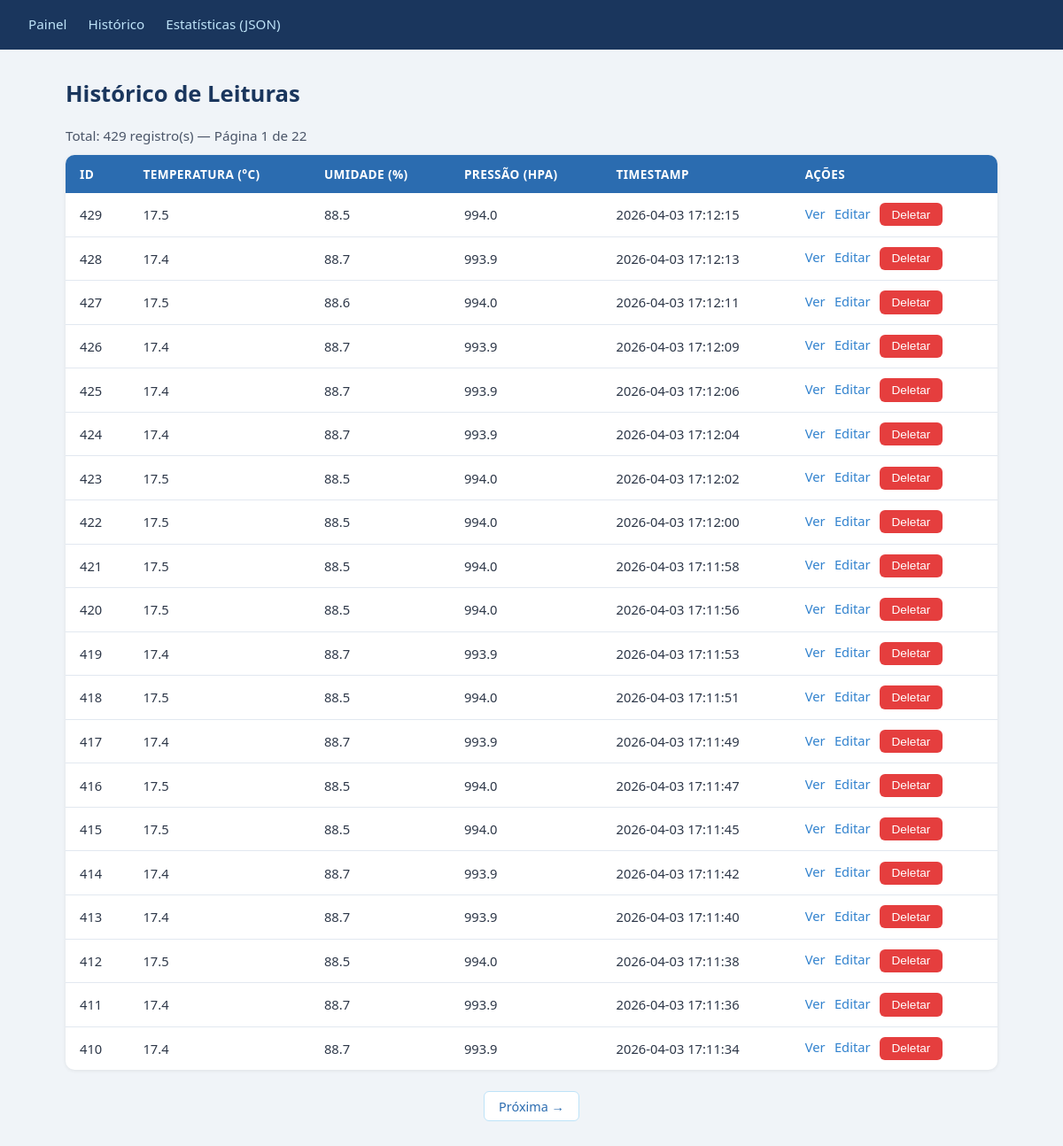
/leituras, run on the app's committed database.
### tables this page shows
CREATE TABLE leituras (
    id INTEGER PRIMARY KEY AUTOINCREMENT,
    temperatura REAL NOT NULL,
    umidade REAL NOT NULL,
    pressao REAL,
    timestamp DATETIME DEFAULT (datetime('now','localtime'))
, distancia REAL);

### app.py (the view, shortened to what this page needs)
@app.route("/leituras", methods=["GET"])
def listar():
    try:
        limite = int(request.args.get("limite", 20))
        pagina = int(request.args.get("pagina", 1))
    except ValueError:
        abort(400, "Parâmetros de paginação inválidos.")
    limite = max(1, min(limite, 100))
    pagina = max(1, pagina)
    offset = (pagina - 1) * limite
    conn = get_db_connection()
    try:
        total = conn.execute("SELECT COUNT(*) FROM leituras").fetchone()[0]
        rows = conn.execute(
            "SELECT * FROM leituras ORDER BY timestamp DESC LIMIT ? OFFSET ?",
            (limite, offset),
        ).fetchall()
    finally:
        conn.close()
    leituras = [dict(r) for r in rows]
    paginas = (total + limite - 1) // limite
    return render_template(
        "historico.html",
        leituras=leituras,
        pagina=pagina,
        paginas=paginas,
        limite=limite,
        total=total,
    )

### app.py (called while the page is built)
def _quer_json():
    return (
        request.args.get("formato") == "json"
        or request.accept_mimetypes.best == "application/json"
    )

### database.py (called while the page is built)
def get_db_connection():
    conn = sqlite3.connect(DB_PATH, timeout=10)
    conn.execute("PRAGMA journal_mode=WAL")
    conn.execute("PRAGMA busy_timeout=5000")  # espera até 5s antes de lançar OperationalError
    conn.row_factory = sqlite3.Row
    return conn

### templates/historico.html (shortened to what this page needs)
{% extends "base.html" %}
{% block content %}
<h1>Histórico de Leituras</h1>
<p>Total: {{ total }} registro(s) &mdash; Página {{ pagina }} de {{ paginas }}</p>
{% if leituras %}
<table>
  <thead>
    <tr>
      <th>ID</th>
      <th>Temperatura (°C)</th>
      <th>Umidade (%)</th>
      <th>Pressão (hPa)</th>
      <th>Timestamp</th>
      <th>Ações</th>
    </tr>
  </thead>
  <tbody>
    {% for l in leituras %}
    <tr>
      <td>{{ l.id }}</td>
      <td>{{ l.temperatura }}</td>
      <td>{{ l.umidade }}</td>
      <td>{{ l.pressao if l.pressao is not none else '—' }}</td>
      <td>{{ l.timestamp }}</td>
      <td>
        <a href="/leituras/{{ l.id }}">Ver</a>
        <a href="/leituras/{{ l.id }}/editar">Editar</a>
        <button data-id="{{ l.id }}" onclick="deletar(this.dataset.id)">Deletar</button>
      </td>
    </tr>
    {% endfor %}
  </tbody>
</table>
<div class="paginacao">
  {% if pagina < paginas %}
    <a href="/leituras?pagina={{ pagina + 1 }}&limite={{ limite }}">Próxima &#8594;</a>
  {% endif %}
</div>
{% else %}
  <p>Nenhuma leitura registrada ainda.</p>
{% endif %}
{% endblock %}

### static/css/style.css (style rules this page uses)
*, *::before, *::after { box-sizing: border-box; margin: 0; padding: 0; }
body { font-family: 'Segoe UI', system-ui, sans-serif; background: #f0f4f8; color: #2d3748; min-height: 100vh; }
h1 { font-size: 1.6rem; font-weight: 700; color: #1a365d; margin-bottom: 1.25rem; }
button { background: #3182ce; color: #fff; border: none; border-radius: 6px; padding: 0.35rem 0.85rem; font-size: 0.85rem; cursor: pointer; transition: background 0.2s; }
button[onclick*="deletar"] { background: #e53e3e; }
table { width: 100%; border-collapse: collapse; background: #fff; border-radius: 10px; overflow: hidden; box-shadow: 0 1px 4px rgba(0,0,0,0.08); font-size: 0.92rem; }
thead { background: #2b6cb0; color: #fff; }
thead th { padding: 0.75rem 1rem; text-align: left; font-weight: 600; font-size: 0.85rem; text-transform: uppercase; letter-spacing: 0.03em; }
tbody tr { border-bottom: 1px solid #e2e8f0; transition: background 0.15s; }
tbody tr:last-child { border-bottom: none; }
tbody td { padding: 0.7rem 1rem; vertical-align: middle; }
tbody td a { color: #3182ce; text-decoration: none; font-weight: 500; margin-right: 0.4rem; }
.paginacao { display: flex; gap: 0.75rem; justify-content: center; margin-top: 1.5rem; }
.paginacao a { background: #fff; color: #2b6cb0; border: 1px solid #bee3f8; border-radius: 6px; padding: 0.4rem 1rem; text-decoration: none; font-size: 0.9rem; transition: background 0.2s, color 0.2s; }
p { margin: 0.75rem 0; font-size: 0.95rem; color: #4a5568; }

### data on the page
leituras: id "429", temperatura "17.5", umidade "88.5", pressao "994.0", timestamp "2026-04-03 17:12:15"
leituras: id "428", temperatura "17.4", umidade "88.7", pressao "993.9", timestamp "2026-04-03 17:12:13"
leituras: id "427", temperatura "17.5", umidade "88.6", pressao "994.0", timestamp "2026-04-03 17:12:11"
leituras: id "426", temperatura "17.4", umidade "88.7", pressao "993.9", timestamp "2026-04-03 17:12:09"
leituras: id "425", temperatura "17.4", umidade "88.7", pressao "993.9", timestamp "2026-04-03 17:12:06"
leituras: id "424", temperatura "17.4", umidade "88.7", pressao "993.9", timestamp "2026-04-03 17:12:04"
leituras: id "423", temperatura "17.5", umidade "88.5", pressao "994.0", timestamp "2026-04-03 17:12:02"
leituras: id "422", temperatura "17.5", umidade "88.5", pressao "994.0", timestamp "2026-04-03 17:12:00"
leituras: id "421", temperatura "17.5", umidade "88.5", pressao "994.0", timestamp "2026-04-03 17:11:58"
leituras: id "420", temperatura "17.5", umidade "88.5", pressao "994.0", timestamp "2026-04-03 17:11:56"
leituras: id "419", temperatura "17.4", umidade "88.7", pressao "993.9", timestamp "2026-04-03 17:11:53"
leituras: id "418", temperatura "17.5", umidade "88.5", pressao "994.0", timestamp "2026-04-03 17:11:51"
leituras: id "417", temperatura "17.4", umidade "88.7", pressao "993.9", timestamp "2026-04-03 17:11:49"
leituras: id "416", temperatura "17.5", umidade "88.5", pressao "994.0", timestamp "2026-04-03 17:11:47"
leituras: id "415", temperatura "17.5", umidade "88.5", pressao "994.0", timestamp "2026-04-03 17:11:45"
leituras: id "414", temperatura "17.4", umidade "88.7", pressao "993.9", timestamp "2026-04-03 17:11:42"
leituras: id "413", temperatura "17.4", umidade "88.7", pressao "993.9", timestamp "2026-04-03 17:11:40"
leituras: id "412", temperatura "17.5", umidade "88.5", pressao "994.0", timestamp "2026-04-03 17:11:38"
leituras: id "411", temperatura "17.4", umidade "88.7", pressao "993.9", timestamp "2026-04-03 17:11:36"
leituras: id "410", temperatura "17.4", umidade "88.7", pressao "993.9", timestamp "2026-04-03 17:11:34"

### other printed values
{{ total }} "429"
{{ pagina }} "1"
{{ paginas }} "22"
